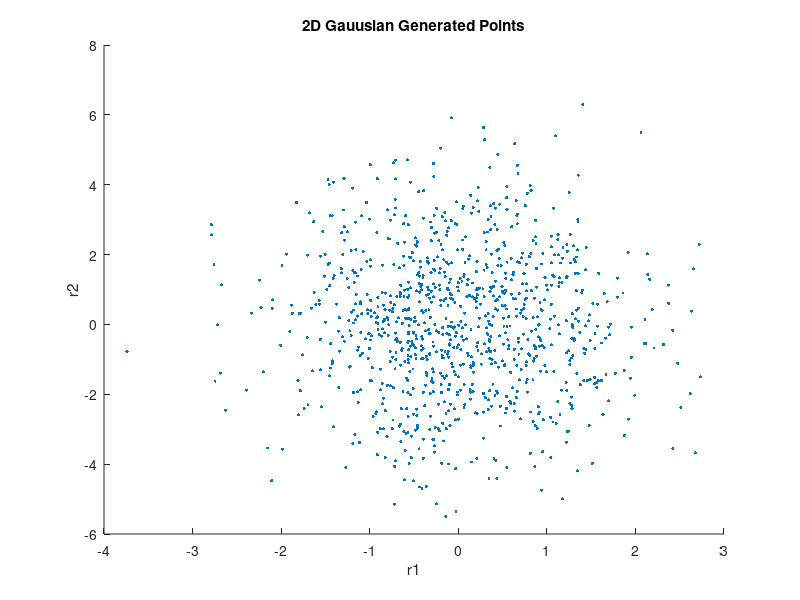
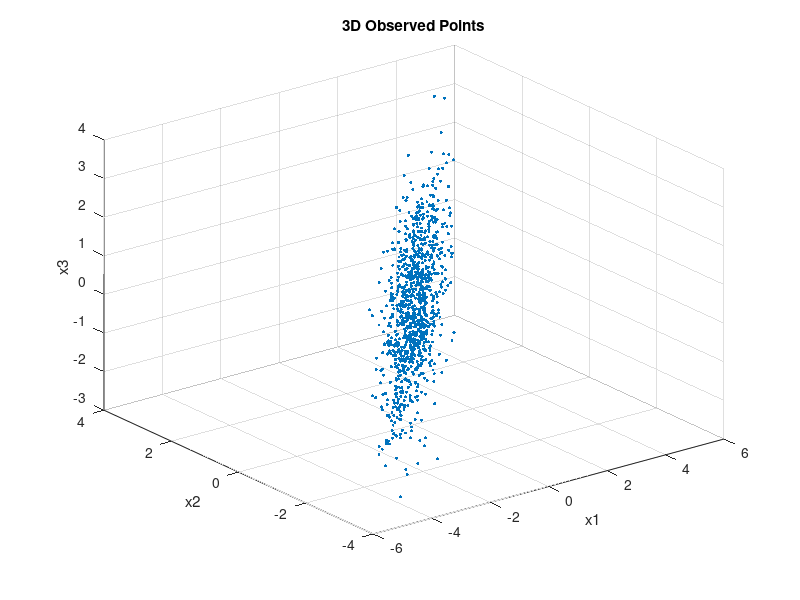

Recreate these plots in MATLAB, in order. (Note: this script raises an error after producing the figures.)
clc, clearvars, close all;

rng(42);  % For reproducibility
n = 1000;
varx = 1;
vary = 4;
mu = [0, 0];
sigma = [varx, 0; 0, vary];

% Create 2D data and transform them to 3D space
W = [0.2, 0.8; 0.4, 0.5; 0.7, 0.3];
R = mvnrnd(mu, sigma, n);
figure;
markerSize = 5;
scatter(R(:,1), R(:,2), markerSize, 'filled', 'Marker', 'o');
xlabel('r1');
ylabel('r2');
title('2D Gauusian Generated Points');
X = R * W';
figure;
scatter3(X(:,1), X(:,2), X(:,3), markerSize, 'filled', 'Marker', 'o');
xlabel('x1');
ylabel('x2');
zlabel('x3');
title('3D Observed Points');

% Centralize data
X = X - mean(X);

% Compute variance-covariance matrix
S = cov(X);

% Compute eigenvalues of variance-covariance matrix
[A, L] = eig(S);
[eigenvalues, sortIndex] = sort(diag(L), 'descend', 'ComparisonMethod', 'abs');
A = A(:,sortIndex);
disp('Eigenvalues of variance-covariance matrix:');
disp(eigenvalues);
Y = X * A;

% Plot PC scores
figure;
scatter3(Y(:,1), Y(:,2), Y(:,3), markerSize, 'filled', 'Marker', 'o');
xlabel('PC1');
ylabel('PC2');
zlabel('PC3');
title('Principal Components Scores');

% Scree plot
figure;
plot(1:length(eigenvalues), eigenvalues, '-o');
xlabel('Index');
ylabel('Eigenvalue');
title('Scree Plot');

figure;
scatter(Y(:,1), Y(:,2), markerSize, 'filled', 'Marker', 'o');
xlabel('PC1');
ylabel('PC2');
title('Principal Components Scores');
